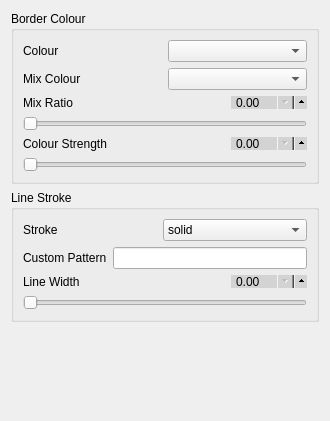
         <widget class="QWidget" name="page_4">
          <property name="geometry">
           <rect>
            <x>0</x>
            <y>0</y>
            <width>330</width>
            <height>421</height>
           </rect>
          </property>
          <attribute name="label">
           <string>Border</string>
          </attribute>
          <layout class="QVBoxLayout" name="verticalLayout_2">
           <item>
            <widget class="QGroupBox" name="groupBox_2">
             <property name="focusPolicy">
              <enum>Qt::NoFocus</enum>
             </property>
             <property name="title">
              <string>Border Colour</string>
             </property>
             <layout class="QVBoxLayout" name="verticalLayout_16">
              <item>
               <layout class="QHBoxLayout" name="horizontalLayout_21">
                <item>
                 <widget class="QLabel" name="label_30">
                  <property name="focusPolicy">
                   <enum>Qt::NoFocus</enum>
                  </property>
                  <property name="text">
                   <string>Colour</string>
                  </property>
                 </widget>
                </item>
                <item>
                 <widget class="QComboBox" name="comboBox_7">
                  <property name="focusPolicy">
                   <enum>Qt::NoFocus</enum>
                  </property>
                 </widget>
                </item>
               </layout>
              </item>
              <item>
               <layout class="QHBoxLayout" name="horizontalLayout_22">
                <item>
                 <widget class="QLabel" name="label_31">
                  <property name="focusPolicy">
                   <enum>Qt::NoFocus</enum>
                  </property>
                  <property name="text">
                   <string>Mix Colour</string>
                  </property>
                 </widget>
                </item>
                <item>
                 <widget class="QComboBox" name="comboBox_8">
                  <property name="focusPolicy">
                   <enum>Qt::NoFocus</enum>
                  </property>
                 </widget>
                </item>
               </layout>
              </item>
              <item>
               <layout class="QVBoxLayout" name="verticalLayout_17">
                <item>
                 <layout class="QHBoxLayout" name="horizontalLayout_23">
                  <item>
                   <widget class="QLabel" name="label_32">
                    <property name="focusPolicy">
                     <enum>Qt::NoFocus</enum>
                    </property>
                    <property name="text">
                     <string>Mix Ratio</string>
                    </property>
                   </widget>
                  </item>
                  <item>
                   <widget class="QDoubleSpinBox" name="doubleSpinBox_6">
                    <property name="focusPolicy">
                     <enum>Qt::ClickFocus</enum>
                    </property>
                    <property name="styleSheet">
                     <string notr="true">QDoubleSpinBox {
	max-height: 11px;
	min-height: 11px;
    min-width: 60px;
    max-width: 60px;
    padding-right: 10px;
    background-color: lightgray;
    padding-top: -2px;
    padding-bottom: -2px;
}

QDoubleSpinBox::up-button {
  subcontrol-origin: padding;
  subcontrol-position: right center;
  left: 7px;
  height: 18px;
  width: 18px;
}

QDoubleSpinBox::down-button {
  subcontrol-origin: content;
  subcontrol-position: right center;
  left: 0px;
  top: 0px;
  height: 18px;
  width: 18px;
}

</string>
                    </property>
                   </widget>
                  </item>
                 </layout>
                </item>
                <item>
                 <widget class="QSlider" name="horizontalSlider_6">
                  <property name="focusPolicy">
                   <enum>Qt::NoFocus</enum>
                  </property>
                  <property name="styleSheet">
                   <string notr="true"/>
                  </property>
                  <property name="orientation">
                   <enum>Qt::Horizontal</enum>
                  </property>
                 </widget>
                </item>
               </layout>
              </item>
              <item>
               <layout class="QVBoxLayout" name="verticalLayout_18">
                <item>
                 <layout class="QHBoxLayout" name="horizontalLayout_24">
                  <item>
                   <widget class="QLabel" name="label_33">
                    <property name="focusPolicy">
                     <enum>Qt::NoFocus</enum>
                    </property>
                    <property name="text">
                     <string>Colour Strength</string>
                    </property>
                   </widget>
                  </item>
                  <item>
                   <widget class="QDoubleSpinBox" name="doubleSpinBox_7">
                    <property name="focusPolicy">
                     <enum>Qt::NoFocus</enum>
                    </property>
                    <property name="styleSheet">
                     <string notr="true">QDoubleSpinBox {
	max-height: 11px;
	min-height: 11px;
    min-width: 60px;
    max-width: 60px;
    padding-right: 10px;
    background-color: lightgray;
    padding-top: -2px;
    padding-bottom: -2px;
}

QDoubleSpinBox::up-button {
  subcontrol-origin: padding;
  subcontrol-position: right center;
  left: 7px;
  height: 18px;
  width: 18px;
}

QDoubleSpinBox::down-button {
  subcontrol-origin: content;
  subcontrol-position: right center;
  left: 0px;
  top: 0px;
  height: 18px;
  width: 18px;
}

</string>
                    </property>
                   </widget>
                  </item>
                 </layout>
                </item>
                <item>
                 <widget class="QSlider" name="horizontalSlider_7">
                  <property name="focusPolicy">
                   <enum>Qt::NoFocus</enum>
                  </property>
                  <property name="styleSheet">
                   <string notr="true"/>
                  </property>
                  <property name="orientation">
                   <enum>Qt::Horizontal</enum>
                  </property>
                 </widget>
                </item>
               </layout>
              </item>
             </layout>
            </widget>
           </item>
           <item>
            <widget class="QGroupBox" name="groupBox_3">
             <property name="focusPolicy">
              <enum>Qt::NoFocus</enum>
             </property>
             <property name="title">
              <string>Line Stroke</string>
             </property>
             <layout class="QVBoxLayout" name="verticalLayout_19">
              <item>
               <layout class="QHBoxLayout" name="horizontalLayout">
                <item>
                 <widget class="QLabel" name="label_34">
                  <property name="focusPolicy">
                   <enum>Qt::NoFocus</enum>
                  </property>
                  <property name="text">
                   <string>Stroke</string>
                  </property>
                 </widget>
                </item>
                <item>
                 <widget class="QComboBox" name="point_line_stroke">
                  <property name="focusPolicy">
                   <enum>Qt::NoFocus</enum>
                  </property>
                  <property name="toolTip">
                   <string>&lt;html&gt;&lt;head/&gt;&lt;body&gt;&lt;p&gt;Line stroke type for the border of the point marker.&lt;/p&gt;&lt;/body&gt;&lt;/html&gt;</string>
                  </property>
                  <item>
                   <property name="text">
                    <string>solid</string>
                   </property>
                  </item>
                  <item>
                   <property name="text">
                    <string>loosely dashed</string>
                   </property>
                  </item>
                  <item>
                   <property name="text">
                    <string>dashed</string>
                   </property>
                  </item>
                  <item>
                   <property name="text">
                    <string>densely dashed</string>
                   </property>
                  </item>
                  <item>
                   <property name="text">
                    <string>loosely dotted</string>
                   </property>
                  </item>
                  <item>
                   <property name="text">
                    <string>dotted</string>
                   </property>
                  </item>
                  <item>
                   <property name="text">
                    <string>densely dotted</string>
                   </property>
                  </item>
                  <item>
                   <property name="text">
                    <string>loosely dash dot</string>
                   </property>
                  </item>
                  <item>
                   <property name="text">
                    <string>dash dot</string>
                   </property>
                  </item>
                  <item>
                   <property name="text">
                    <string>densely dash dot</string>
                   </property>
                  </item>
                  <item>
                   <property name="text">
                    <string>loosely dash dot dot</string>
                   </property>
                  </item>
                  <item>
                   <property name="text">
                    <string>dash dot dot</string>
                   </property>
                  </item>
                  <item>
                   <property name="text">
                    <string>densely dash dot dot</string>
                   </property>
                  </item>
                  <item>
                   <property name="text">
                    <string>custom</string>
                   </property>
                  </item>
                 </widget>
                </item>
               </layout>
              </item>
              <item>
               <layout class="QHBoxLayout" name="horizontalLayout_25">
                <item>
                 <widget class="QLabel" name="label_35">
                  <property name="focusPolicy">
                   <enum>Qt::NoFocus</enum>
                  </property>
                  <property name="text">
                   <string>Custom Pattern</string>
                  </property>
                 </widget>
                </item>
                <item>
                 <widget class="QLineEdit" name="point_custom_dash">
                  <property name="focusPolicy">
                   <enum>Qt::ClickFocus</enum>
                  </property>
                 </widget>
                </item>
               </layout>
              </item>
              <item>
               <layout class="QVBoxLayout" name="verticalLayout_23">
                <item>
                 <layout class="QHBoxLayout" name="horizontalLayout_31">
                  <item>
                   <widget class="QLabel" name="label_41">
                    <property name="focusPolicy">
                     <enum>Qt::NoFocus</enum>
                    </property>
                    <property name="text">
                     <string>Line Width</string>
                    </property>
                   </widget>
                  </item>
                  <item>
                   <widget class="QDoubleSpinBox" name="point_line_width_spin">
                    <property name="focusPolicy">
                     <enum>Qt::ClickFocus</enum>
                    </property>
                    <property name="styleSheet">
                     <string notr="true">QDoubleSpinBox {
	max-height: 11px;
	min-height: 11px;
    min-width: 60px;
    max-width: 60px;
    padding-right: 10px;
    background-color: lightgray;
    padding-top: -2px;
    padding-bottom: -2px;
}

QDoubleSpinBox::up-button {
  subcontrol-origin: padding;
  subcontrol-position: right center;
  left: 7px;
  height: 18px;
  width: 18px;
}

QDoubleSpinBox::down-button {
  subcontrol-origin: content;
  subcontrol-position: right center;
  left: 0px;
  top: 0px;
  height: 18px;
  width: 18px;
}

</string>
                    </property>
                   </widget>
                  </item>
                 </layout>
                </item>
                <item>
                 <widget class="QSlider" name="point_line_width_slider">
                  <property name="focusPolicy">
                   <enum>Qt::NoFocus</enum>
                  </property>
                  <property name="styleSheet">
                   <string notr="true"/>
                  </property>
                  <property name="orientation">
                   <enum>Qt::Horizontal</enum>
                  </property>
                 </widget>
                </item>
               </layout>
              </item>
             </layout>
            </widget>
           </item>
           <item>
            <spacer name="verticalSpacer_3">
             <property name="focusPolicy">
              <enum>Qt::NoFocus</enum>
             </property>
             <property name="orientation">
              <enum>Qt::Vertical</enum>
             </property>
             <property name="sizeHint" stdset="0">
              <size>
               <width>20</width>
               <height>40</height>
              </size>
             </property>
            </spacer>
           </item>
          </layout>
         </widget>
